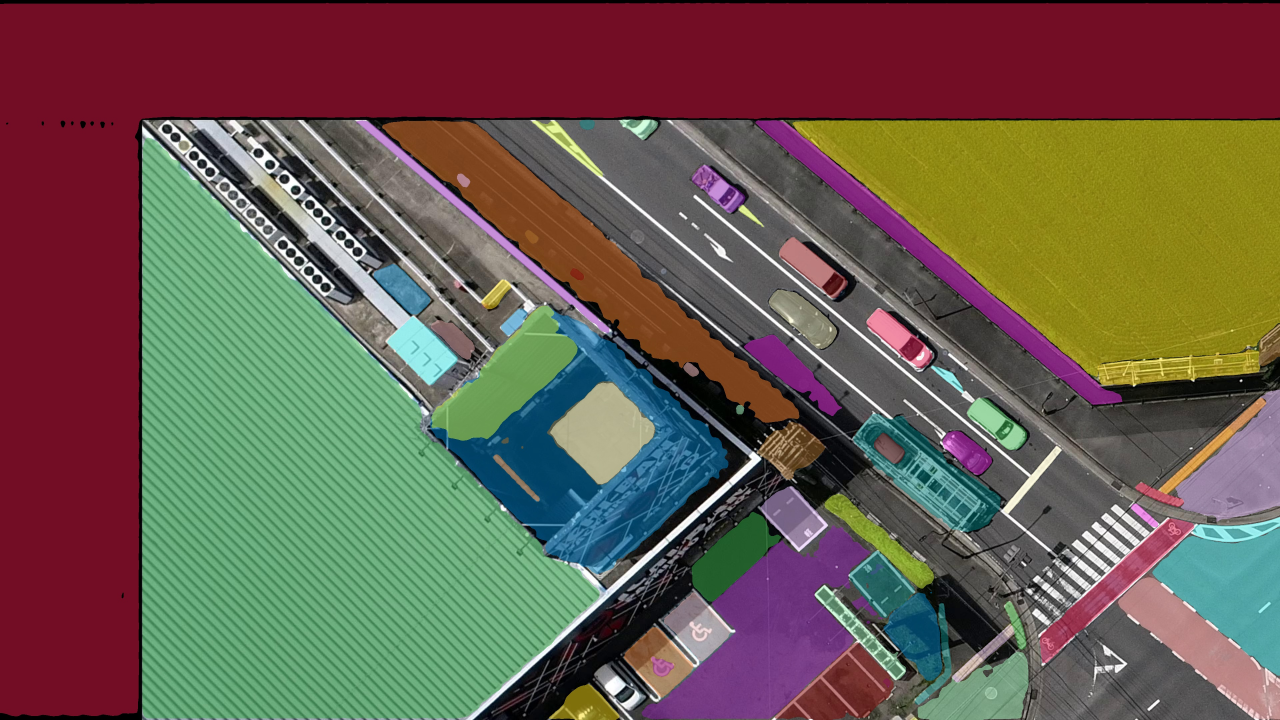
#> input picture split_segment_frames/top_left.jpg, 3840 x 2160 px (shown at 1/3 size)
$ python merge_sam.py   (older library calls are emulated)
#> lines starting #> are read from the running program, lines starting #| are printed output that depends on the picture
from PIL import Image

# Load the split images
top_left = Image.open("./split_segment_frames/top_left.jpg")
#> top_left is the input picture: PIL image 3840x2160 RGB; mean R, G, B 107.4, 91.1, 79.6
top_right = Image.open("./split_segment_frames/top_right.jpg")
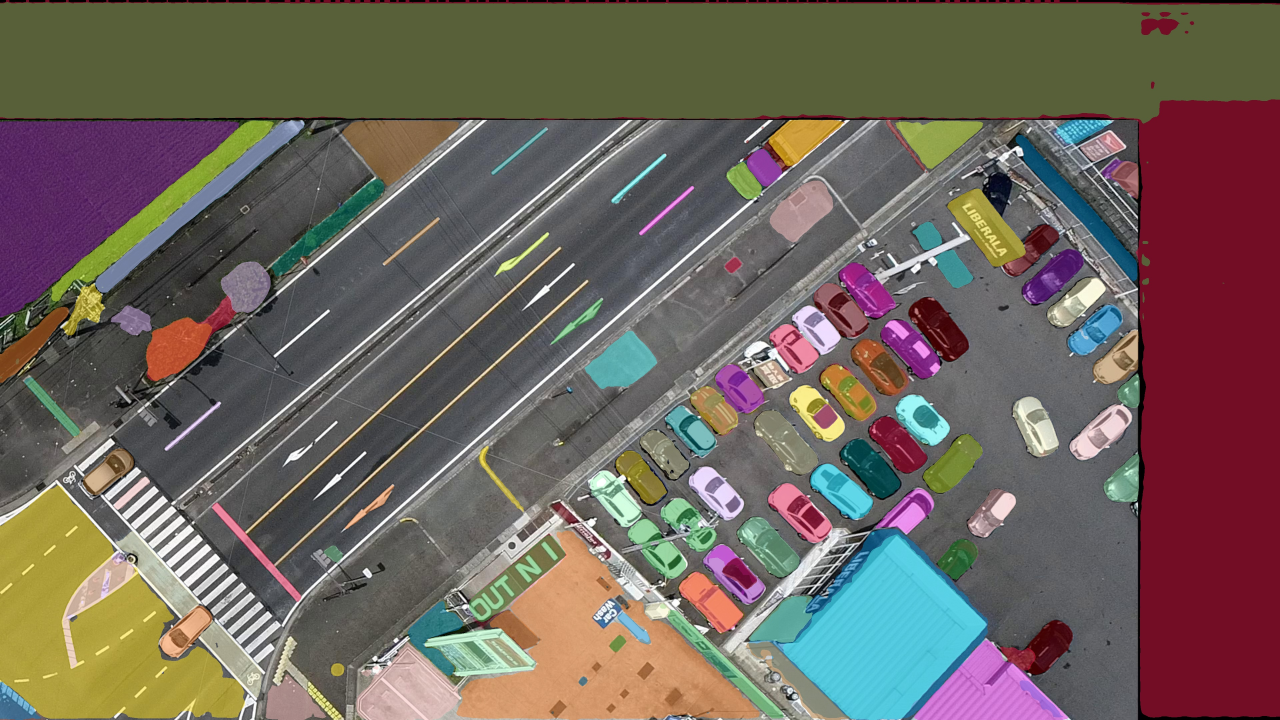
#> input picture split_segment_frames/top_right.jpg, 3840 x 2160 px (shown at 1/3 size)
#> top_right is the input picture: PIL image 3840x2160 RGB; mean R, G, B 111.8, 100.9, 92.9
down_left = Image.open("./split_segment_frames/down_left.jpg")
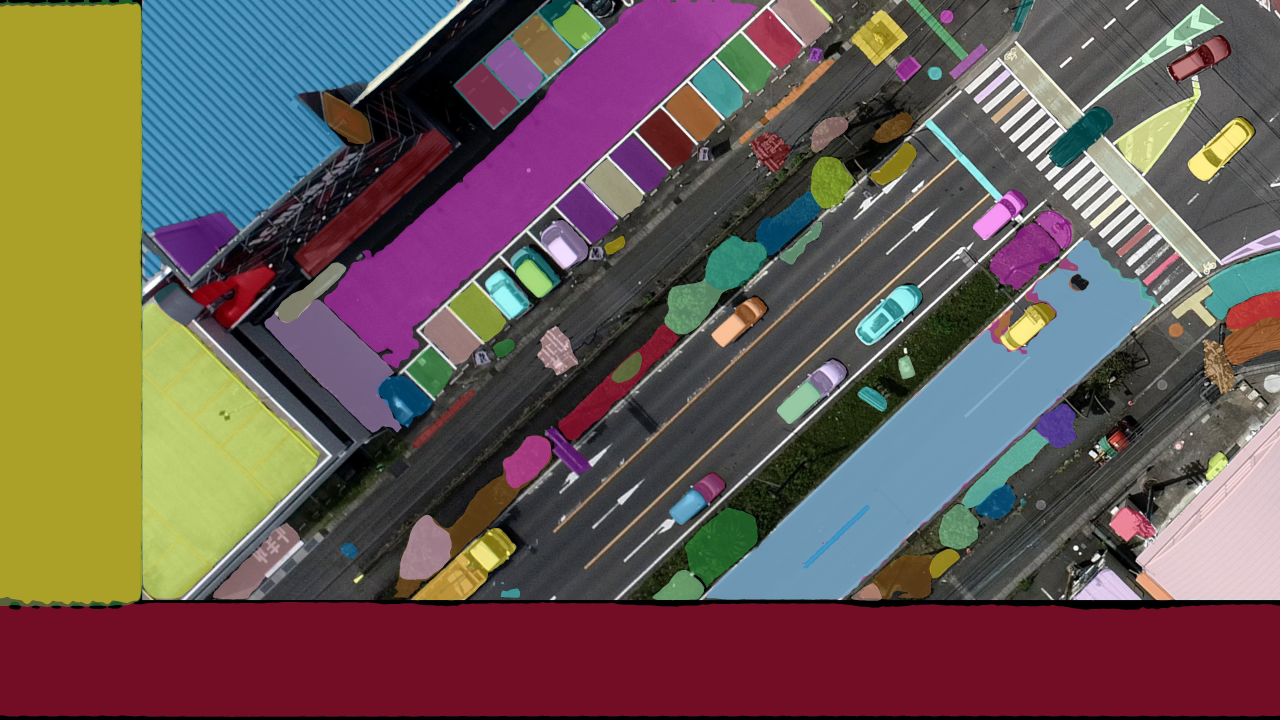
#> input picture split_segment_frames/down_left.jpg, 3840 x 2160 px (shown at 1/3 size)
#> down_left is the input picture: PIL image 3840x2160 RGB; mean R, G, B 106.8, 89.8, 84.5
down_right = Image.open("./split_segment_frames/down_right.jpg")
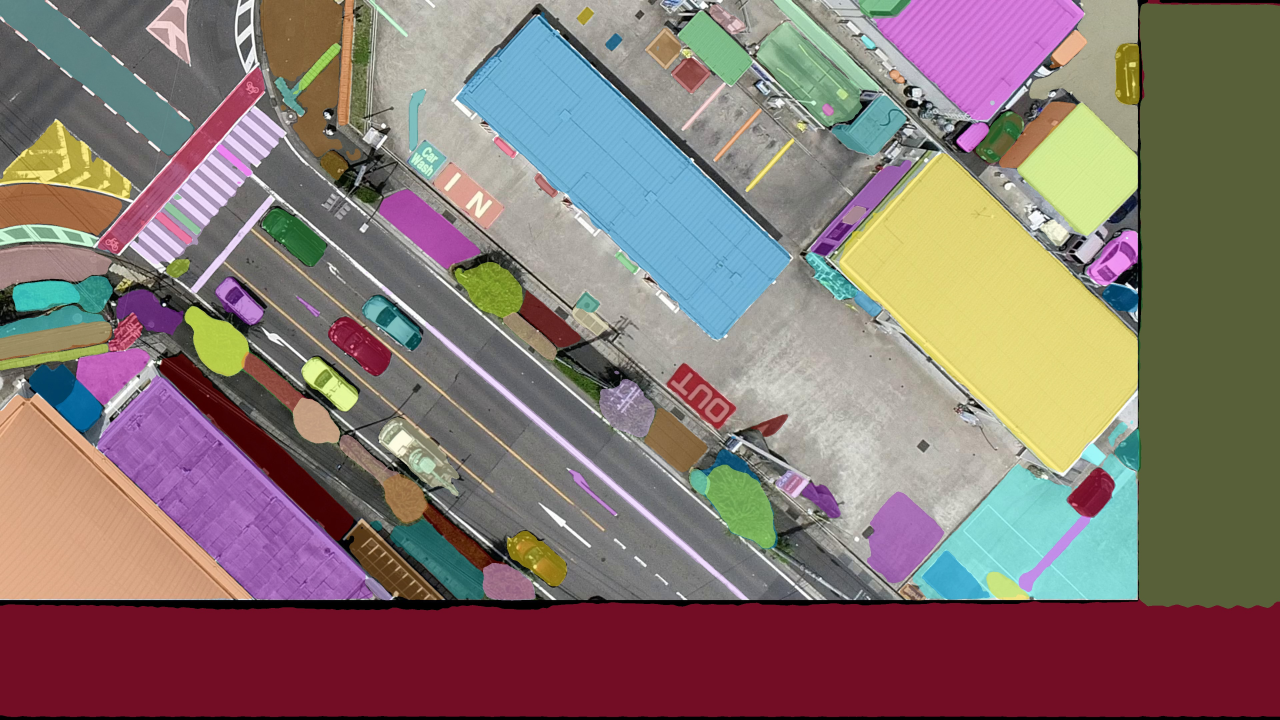
#> input picture split_segment_frames/down_right.jpg, 3840 x 2160 px (shown at 1/3 size)
#> down_right is the input picture: PIL image 3840x2160 RGB; mean R, G, B 135.1, 116.9, 111.9

# Get the size of the split images
width, height = top_left.size
#> width = 3840; height = 2160

# Create a new image with the original size
image = Image.new("RGB", (width*2, height*2))
#> image: PIL image 7680x4320 RGB; every value is 0

# Paste the split images into the new image
image.paste(top_left, (0, 0))
image.paste(top_right, (width, 0))
image.paste(down_left, (0, height))
image.paste(down_right, (width, height))
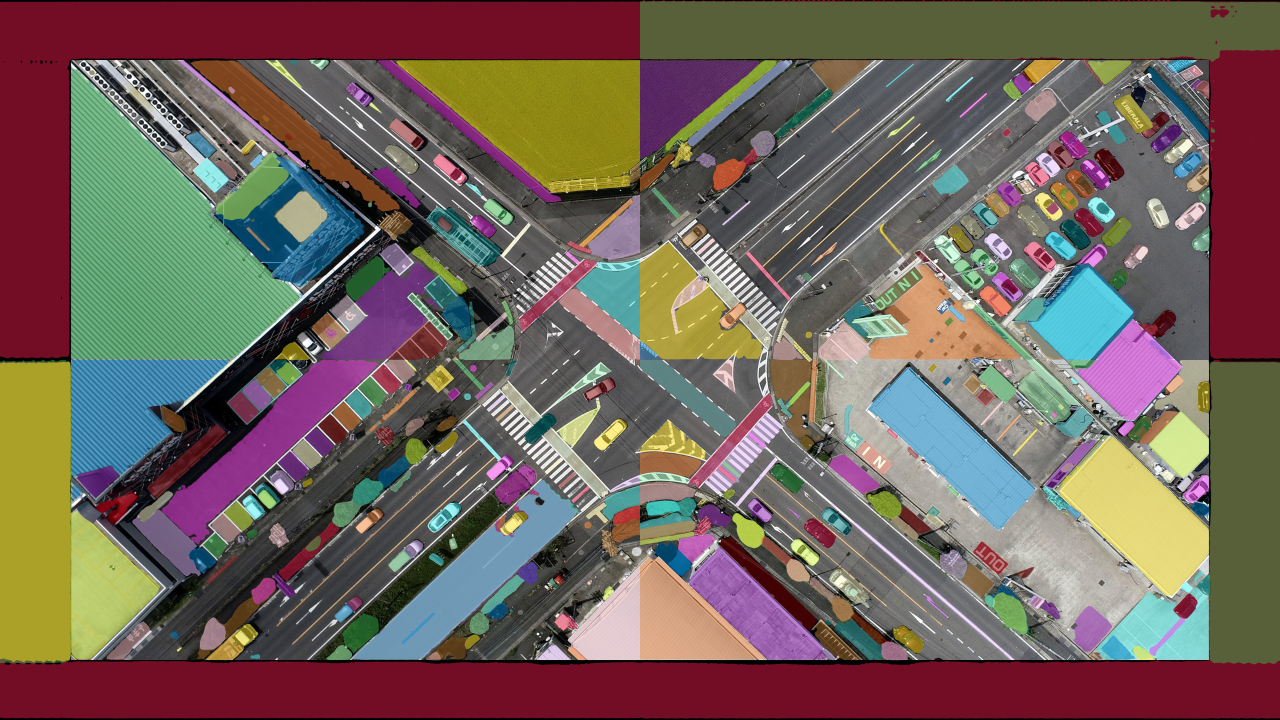
#> image: PIL image 7680x4320 RGB (shown at 1/6 size); mean R, G, B 115.3, 99.7, 92.2

# Resize the image to the original size
image = image.resize((width, height), Image.ANTIALIAS)
#> image: PIL image 3840x2160 RGB

# Save the merged image
image.save("./merged_frames/merged_image.jpg")
